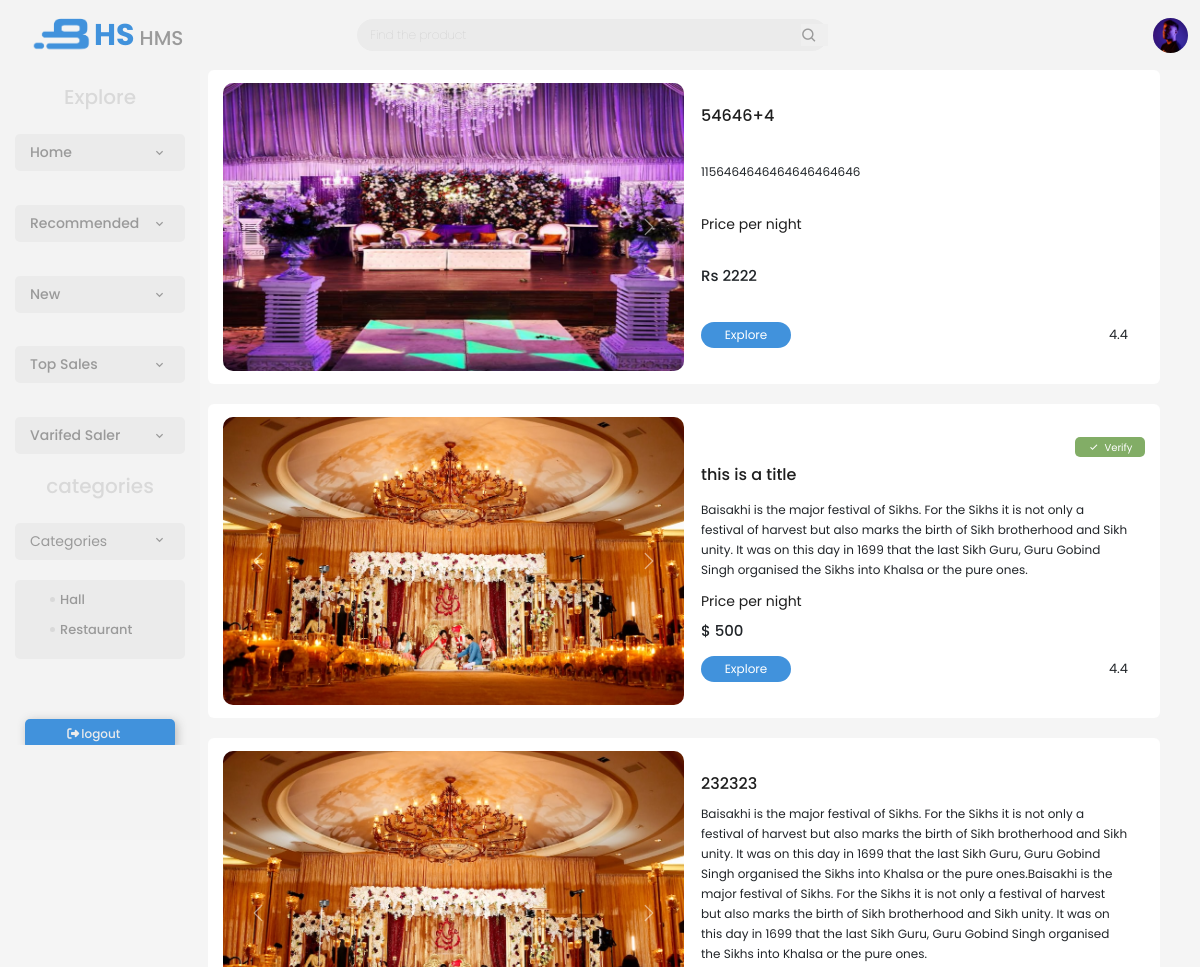
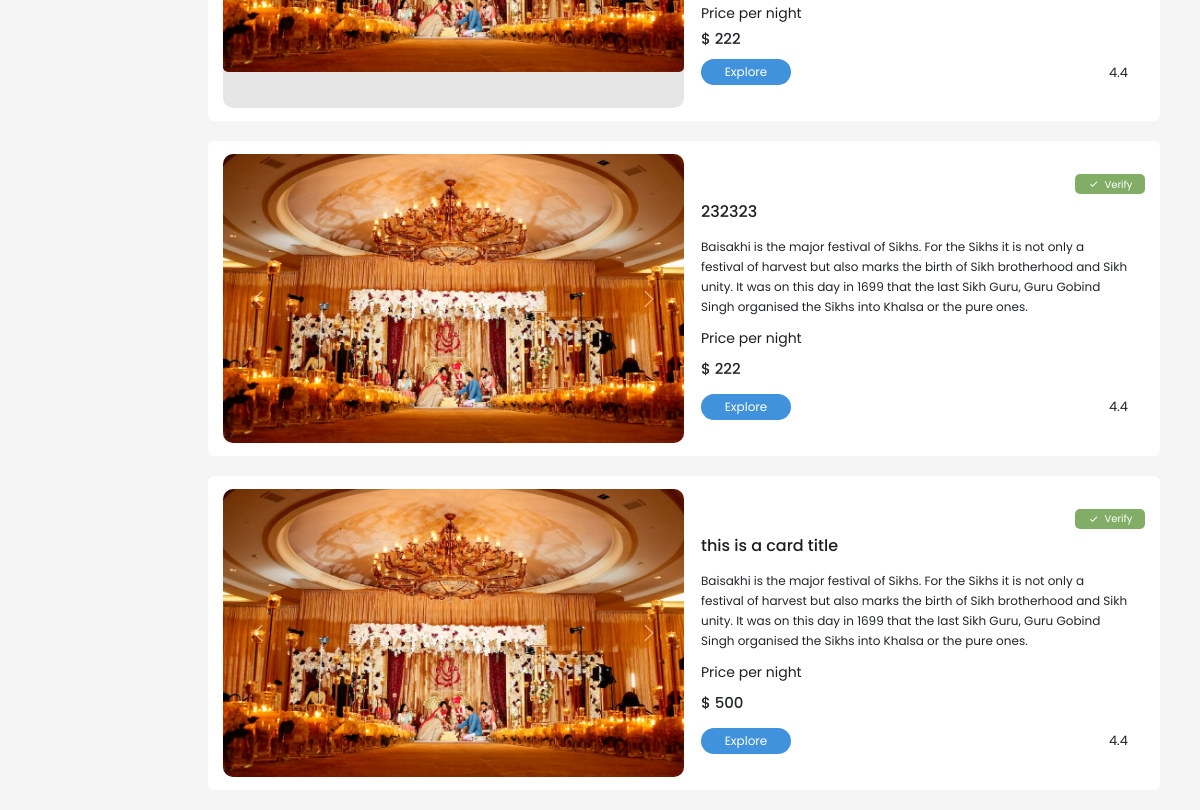
The app's page /new.php (signed in) with its own data (2 pictures, top to bottom).
### tables this page shows
CREATE TABLE `registeration` (
  `regi_id` int(11) NOT NULL,
  `reg_user_id` int(11) NOT NULL,
  `reg_user_name` varchar(233) NOT NULL,
  `reg_title` varchar(222) NOT NULL,
  `reg_cat` varchar(222) NOT NULL,
  `reg_phone` varchar(222) NOT NULL,
  `reg_address` varchar(222) NOT NULL,
  `reg_price` varchar(222) NOT NULL,
  `reg_range` varchar(222) NOT NULL,
  `reg_desc` varchar(5000) NOT NULL,
  `reg_img_1` varchar(222) NOT NULL,
  `reg_img_2` varchar(222) NOT NULL,
  `reg_img_3` varchar(222) NOT NULL,
  `reg_publish_date` datetime NOT NULL DEFAULT current_timestamp(),
  `reg_status` varchar(222) NOT NULL
);

### new.php (the view, shortened to what this page needs)
<?php
require './php/config.php';
?>
<!DOCTYPE html>
<html lang="en">
<head>
    <link rel="stylesheet" href="https://cdnjs.cloudflare.com/ajax/libs/font-awesome/6.4.0/css/all.min.css">
    <link href='https://unpkg.com/boxicons@2.1.4/css/boxicons.min.css' rel='stylesheet'>
    <link href="https://cdn.jsdelivr.net/npm/bootstrap@5.2.0-beta1/dist/css/bootstrap.min.css" rel="stylesheet" />
</head>
<body>
   <?php require './component/_header.php';
    $is_result = 0;
   ?>
     <div class="main">
<?php
if($is_result != 1){
    $queryQ = "SELECT * FROM `registeration` ORDER BY `registeration`.`reg_publish_date` DESC";
}
if(isset($_SESSION['user_id'])){
    $user_id = $_SESSION['user_id'];
  $queryQ = "SELECT * FROM `registeration` WHERE NOT `reg_user_id`= $user_id  ORDER BY `reg_publish_date` DESC";
 }
$result = mysqli_query($conn,$queryQ);
if(mysqli_num_rows($result) > 0)
{
    while($fetch_reg = mysqli_fetch_assoc($result)){
        $i+=1;
?>
            <div class="first-col">
            <div class="card-1 card-id">
                <div id="<?="carouselExampleFade1".$i?>" class="<?=" slide carousel-fade slid carousel carousel-".$i?>">
                    <div class="carousel-inner slid-inner">
                    <div class="carousel-item slid-img active">
                        <img src="./register_image/<?=$fetch_reg['reg_img_1']?>" class="d-block w-100" alt="<?=$fetch_reg['reg_img_1']?>">
                    </div>
                    </div>
                    <button class="carousel-control-prev" type="button" data-bs-target="<?=".carousel-".$i?>" data-bs-slide="prev">
                    <span class="carousel-control-prev-icon" aria-hidden="true"></span>
                    </button>
                    <button class="carousel-control-next" type="button" data-bs-target="<?=".carousel-".$i?>" data-bs-slide="next">
                    <span class="carousel-control-next-icon" aria-hidden="true"></span>
                    </button>
                    </div>
                <div class="info">
                    <?php
                    if($fetch_reg['reg_status'] !=''){
                        echo ' <div class="verify-btn"><button><i class="bx bx-check check"></i> Verify</button></div>';
                    }
                    ?>
                <div class="title-box"><h2><?=$fetch_reg['reg_title'];?></h2></div>
                <div class="description"><?=$fetch_reg['reg_desc'] ?></div>
                <div class="text"> Price per night</div>
                <div class="price"><h4><?=$fetch_reg['reg_price'];?></h4></div>
                <div class="rating"><button class="Explore">Explore</button><span>4.4</span></div>
                </div>
            </div>
                <?php
if($userLogin){
                ?>
        </div>
        <?php
}
    }}?>
         </div>
   <?php require './component/_sideBar.php'?>
</body>
</html>

### color.css (style rules this page uses)
:root { --body_color:#F6F6F6; --primary_color: #4192DC; --text_color:#9A9A9A; --light_black:rgba(0, 0, 0, 0.774); --light_grey:#D9D9D9; --light_white:#EBEBEB; --nav_color:#F3F3F3; }

### card_style.php (style rules this page uses)
* { padding: 0; margin: 0; text-decoration: none !important; list-style: none; box-sizing: border-box; font-family: 'Poppins', sans-serif; }
html, button { font-size: 62.5%; }
body { background-color:whitesmoke !important; }
:root { --body_color: #F6F6F6; --primary_color: #4192DC; --text_color: #9A9A9A; --light_black: rgba(0, 0, 0, 0.774); --light_grey: #D9D9D9; --light_white: #EBEBEB; --light_green: #18dd11; --nav_color: #F3F3F3; --transition-02s: .2s; }
.main { width:calc(100% - 14%); display: flex; flex-direction: column; align-items: end; padding: 1rem 3rem; padding-top:5%; float:right; }
.card-1 { width:98% ; height: auto; background-color:white; display: flex; justify-content: space-between; padding: 1.3rem 1.5rem; border-radius: 0.6rem; margin: 1rem; }
.first-col { width:100%; display: flex; justify-content: space-around; }
.slid { width: 50%; height:100%; background-color: rgb(230, 230, 230); border-radius: 1rem; }
.slid-img { width: 100%; object-fit: contain; }
.slid-img img { aspect-ratio: 8/5 !important; }
.slid-inner { height: 100%; border-radius: 1rem; }
.info { width: 50%; display: flex; flex-direction: column; justify-content: space-between; padding: 2rem 0; }
.title-box, .price, .text, .rating, .description { display: flex; justify-content: space-between; align-items: center; padding: 0.3rem 1.7rem; }
.title-box h2, .text { font-size: 1.6rem; color: #000000e1; }
.text { font-size: 1.4rem; }
.verify-btn { display: flex; flex-direction: column; align-items: end; justify-content: center; }
.verify-btn button { outline: none; border: none; border-radius: 0.5rem; width: 7rem; height: 2rem; color: white; font-size: 1rem; background-color: #82ad66; display: flex; justify-content: space-around; align-items: center; padding: 0 1rem; float: right; }
.rating button { background-color: #4192DC; border-radius: 1.8rem; color: #fff; border: none; outline: none; width: 9rem; height: 2.6rem; font-size: 1.2rem; }
.rating span { font-size: 1.3rem; }
.check { font-size: 1.2rem; }
.description { font-size: 1.2rem; line-height: 2rem; }

### main_style.php (style rules this page uses)
* { padding: 0; margin: 0; text-decoration: none !important; list-style: none; box-sizing: border-box; font-family: 'Poppins', sans-serif; }
html, button { font-size: 62.5%; }
body { background-color:whitesmoke !important; }
:root { --body_color: #F6F6F6; --primary_color: #4192DC; --text_color: #9A9A9A; --light_black: rgba(0, 0, 0, 0.774); --light_grey: #D9D9D9; --light_white: #EBEBEB; --light_green: #18dd11; --nav_color: #F3F3F3; --transition-02s: .2s; }
.carousel-item img { aspect-ratio: 16/9; object-fit: cover !important; border-radius: .5rem !important; display: flex !important; align-items: center !important; }

### records on screen
registeration: reg_img_1 (picture), reg_title "54646+4", reg_desc "1156464646464646464646", reg_price "Rs 2222"
registeration: reg_img_1 (picture), reg_status "Verify", reg_title "this is a title", reg_desc "Baisakhi is the major festival of Sikhs. For the Sikhs it is not only a festival of harvest but also marks the birth of Sikh brotherhood and Sikh unity. It was on this day in 1699 that the last Sikh Guru, Guru Gobind Singh organised the Sikhs into Khalsa or the pure ones.", reg_price "$ 500"
registeration: reg_img_1 (picture), reg_title "232323", reg_desc "Baisakhi is the major festival of Sikhs. For the Sikhs it is not only a festival of harvest but also marks the birth of Sikh brotherhood and Sikh unity. It was on this day in 1699 that the last Sikh Guru, Guru Gobind Singh organised the Sikhs into Khalsa or the pure ones.Baisakhi is the major festival of Sikhs. For the Sikhs it is not only a festival of harvest but also marks the birth of Sikh brotherhood and Sikh unity. It was on this day in 1699 that the last Sikh Guru, Guru Gobind Singh organised the Sikhs into Khalsa or the pure ones.", reg_price "$ 222"
registeration: reg_img_1 (picture), reg_status "Verify", reg_title "232323", reg_desc "Baisakhi is the major festival of Sikhs. For the Sikhs it is not only a festival of harvest but also marks the birth of Sikh brotherhood and Sikh unity. It was on this day in 1699 that the last Sikh Guru, Guru Gobind Singh organised the Sikhs into Khalsa or the pure ones.", reg_price "$ 222"
registeration: reg_img_1 (picture), reg_status "Verify", reg_title "this is a card title", reg_desc "Baisakhi is the major festival of Sikhs. For the Sikhs it is not only a festival of harvest but also marks the birth of Sikh brotherhood and Sikh unity. It was on this day in 1699 that the last Sikh Guru, Guru Gobind Singh organised the Sikhs into Khalsa or the pure ones.", reg_price "$ 500"
